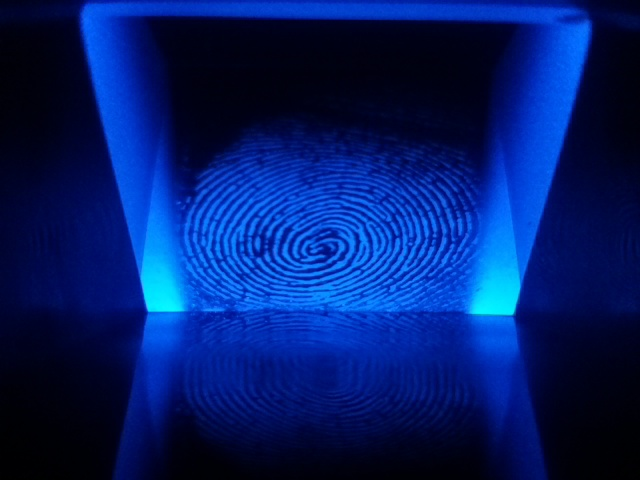
#> input picture image.jpg, 640 x 480 px
$ python code2.py
#> lines starting #> are read from the running program, lines starting #| are printed output that depends on the picture
import os
import numpy as np
import cv2
# import fingerprint_enhancer

path_to_dataset = "./images"
path_to_finger_image = "image.jpg"


sample = cv2.imread(path_to_finger_image)
#> sample is the input picture: shape (480, 640, 3); mean B, G, R 105.1, 29, 2.1

cv2.imshow("Wihout filter",sample)
cv2.waitKey(0)
cv2.destroyAllWindows()


# sample = cv2.imread( "./SOCOFing/Altered\Altered-Easy/1__M_Left_index_finger_Zcut.BMP")

sample = cv2.cvtColor(sample, cv2.COLOR_BGR2GRAY)
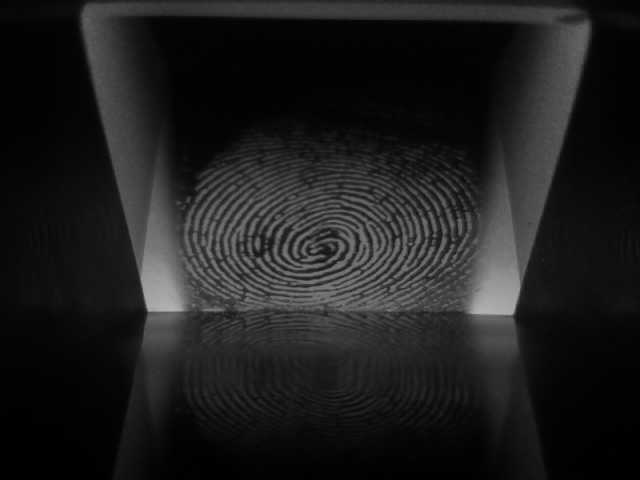
#> sample: shape (480, 640); min 0, max 178, mean 29.6
sample = abs(140-sample)
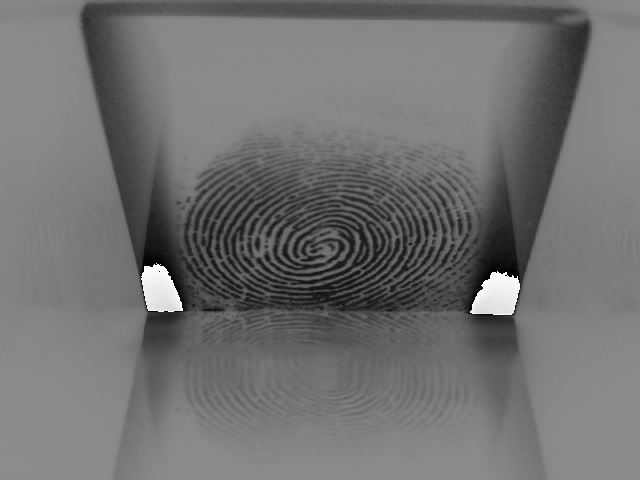
#> sample: shape (480, 640); min 0, max 255, mean 112.9
sample = sample[90:310, 170:480]
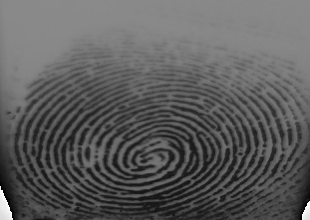
#> sample: shape (220, 310); min 0, max 255, mean 92.4
kernel = np.array([[0, -1, 0],
                   [-1, 6, -1],
                   [0, -1, 0]])
# kernel = np.array([[-1, -1, -1],
#                [-1, 9,-1],
#                [-1, -1, -1]])

sample = cv2.filter2D(src=sample, ddepth=-1, kernel=kernel)
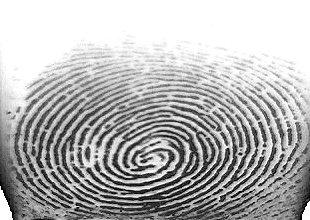
#> sample: shape (220, 310); min 0, max 255, mean 180


cv2.imshow("Original", cv2.resize(sample, None, fx=1, fy=1))
cv2.waitKey(0)
cv2.destroyAllWindows()

best_score = counter = 0
filename = image = kp1 = kp2 = mp = None
#> (the run stopped early here; a loop or call above may not have finished)
